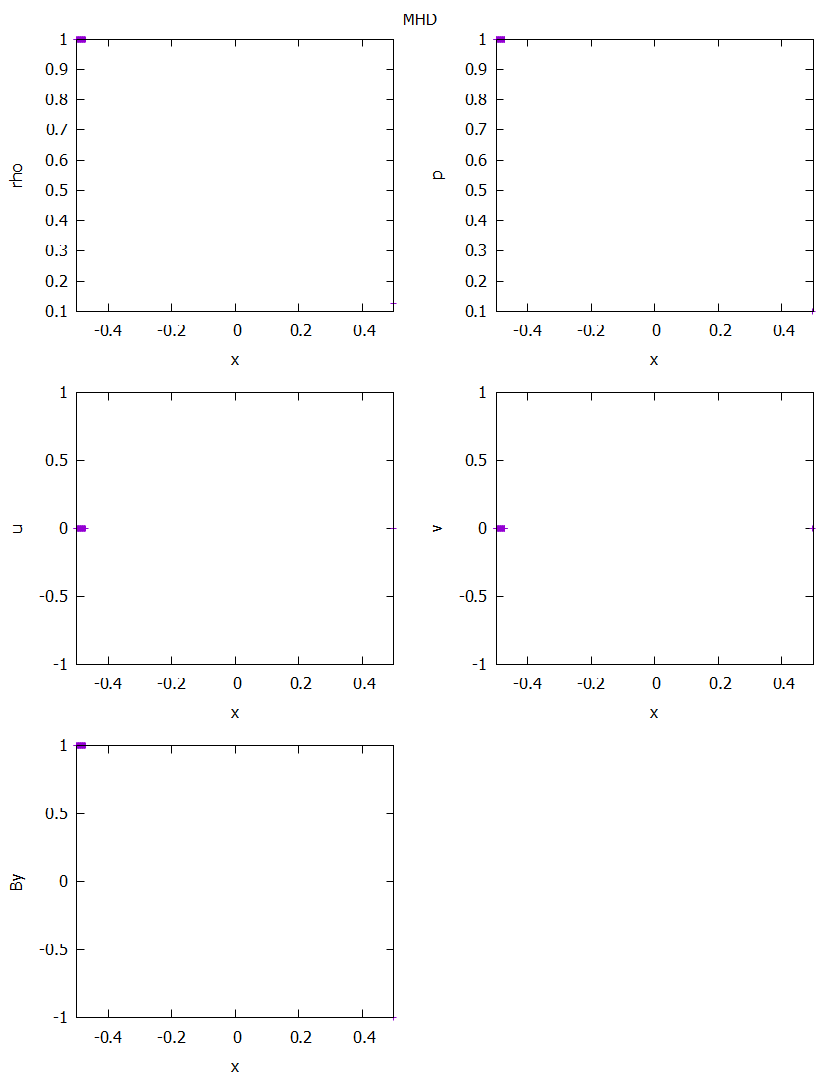

Write the gnuplot code that produced this figure.
reset
set terminal pngcairo size 840, 1080
set out "01.png"
unset key

set multiplot layout 3, 2 title "MHD"

set xlabel "x"
set ylabel "rho"
set xrange [-0.5:0.5]
plot "out.data" u 1:2 

set xlabel "x"
set ylabel "p"
set xrange [-0.5:0.5]
plot "out.data" u 1:3

set xlabel "x"
set ylabel "u"
set xrange [-0.5:0.5]
plot "out.data" u 1:4

set xlabel "x"
set ylabel "v"
set xrange [-0.5:0.5]
plot "out.data" u 1:5 

set xlabel "x"
set ylabel "By"
set xrange [-0.5:0.5]
plot "out.data" u 1:6

unset multiplot
set out
set terminal wxt enhanced
reset
